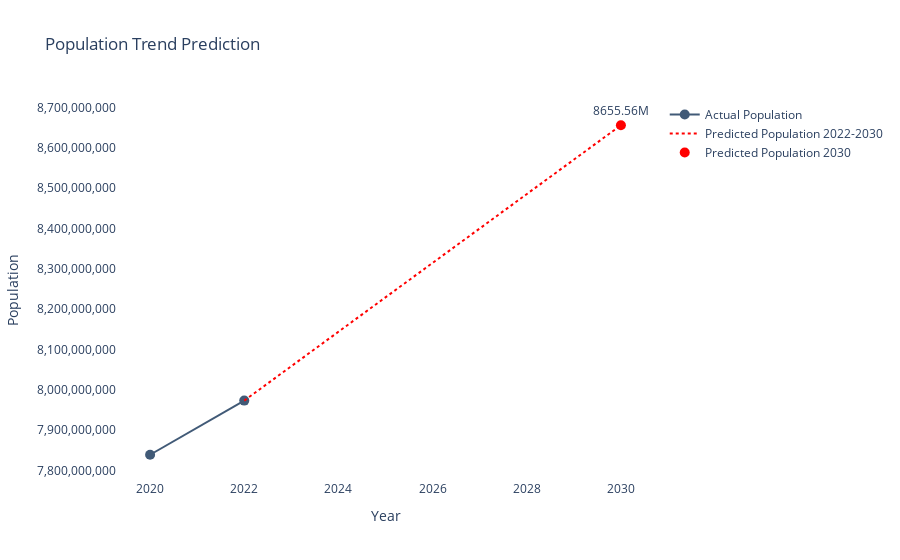

The notebook cell saved with this chart:
### Markdown cell above
<h1 style="padding:10px;background-color:#250902;margin:0;color:#e09f3e;font-family:sans-serif;font-size:24px;text-align:center;border-radius: 50px;overflow:hidden;font-weight:700">Predict the Population of World in 2030</h1>

### Code cell
trend_df = trend.reset_index()
trend_df.columns = ['Year', 'Population']
trend_df['Year'] = trend_df['Year'].astype(int)

years = trend_df['Year'].values
populations = trend_df['Population'].values
coeffs = np.polyfit(years, populations, 1)
m, b = coeffs
predicted_population_2030 = m * 2030 + b

population_data = {
    'Year': [2020, 2022, 2030],
    'Population': [
        trend_df.loc[trend_df['Year'] == 2020, 'Population'].values[0],
        trend_df.loc[trend_df['Year'] == 2022, 'Population'].values[0],
        predicted_population_2030
    ]
}

fig = go.Figure()

# Actual Population Line
fig.add_trace(go.Scatter(
    x=population_data['Year'][:2],
    y=population_data['Population'][:2],
    mode='lines+markers',
    name='Actual Population',
    marker=dict(size=10),
    line=dict(color='#415A77', width=2)
))

# Predicted Population Line
fig.add_trace(go.Scatter(
    x=[2022, 2030],
    y=[population_data['Population'][1], predicted_population_2030],
    mode='lines',
    name='Predicted Population 2022-2030',
    line=dict(color='red', dash='dot')
))

# Predicted Population Marker for 2030
fig.add_trace(go.Scatter(
    x=[2030],
    y=[predicted_population_2030],
    mode='markers+text',
    name='Predicted Population 2030',
    marker=dict(size=10, color='red'),
    text=[f"{predicted_population_2030 / 1_000_000:.2f}M"],
    textposition='top center'
))

# Customize layout
fig.update_layout(
    title='Population Trend Prediction',
    xaxis_title='Year',
    yaxis_title='Population',
    yaxis_tickformat=',',
    showlegend=True,
    plot_bgcolor='white',
    xaxis=dict(
        showgrid=False,
        gridcolor='white'
    ),
    yaxis=dict(
        showgrid=False,
        gridcolor='white'
    )
)

fig.show()

print(f"Predicted population for 2030: {predicted_population_2030 / 1_000_000:.2f} million.")

### Figure 1 — Plotly figure (JSON) as saved in the notebook; plotly's stock layout.template omitted (floating-point values rounded to 4 significant figures)
{"data": [{"line": {"color": "#415A77", "width": 2}, "marker": {"size": 10}, "mode": "lines+markers", "name": "Actual Population", "type": "scatter", "x": [2020, 2022], "y": [7839250603, 7973413042]}, {"line": {"color": "red", "dash": "dot"}, "mode": "lines", "name": "Predicted Population 2022-2030", "type": "scatter", "x": [2022, 2030], "y": [7973413042, 8656000000.0]}, {"marker": {"color": "red", "size": 10}, "mode": "markers+text", "name": "Predicted Population 2030", "text": ["8655.56M"], "textposition": "top center", "type": "scatter", "x": [2030], "y": [8656000000.0]}], "layout": {"plot_bgcolor": "white", "showlegend": true, "title": {"text": "Population Trend Prediction"}, "xaxis": {"gridcolor": "white", "showgrid": false, "title": {"text": "Year"}}, "yaxis": {"gridcolor": "white", "showgrid": false, "tickformat": ",", "title": {"text": "Population"}}}}
